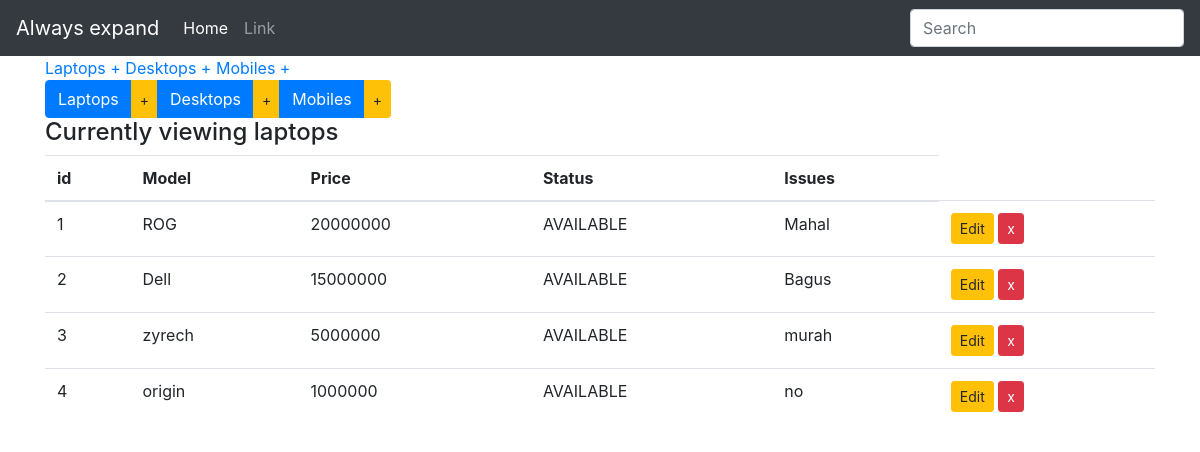
The app's page /display_laptops with its own data.
### inventory/models.py (models this page shows, shortened)
class Device(models.Model):
    type = models.CharField(max_length=100, blank =False)
    price = models.IntegerField()
    choices = (
        ('AVAILABLE','Item ready to be purchased'),
        ('SOLD', 'Item Sold'),
        ('Restocking' , 'Item restocking in few days')
    )
    status = models.CharField(max_length=10, choices = choices, default="SOLD")
    issues = models.CharField(max_length=100, default="No issues")
    class Meta:
        abstract = True

class Laptop(Device):
    pass

### inventory/views.py (the view)
# urls.py: url(r'^display_laptops$', display_laptops, name='display_laptops'),
def display_laptops(request):
    items = Laptop.objects.all()
    context = {
        'items': items,
        'header':'laptops'
    }
    return render(request, 'index.html', context)

### inventory/templates/index.html
{% extends 'base.html'%}
{% block body %}
    <div class="button-group">
        <a href="{% url 'display_laptops'%}" classs="btn" >Laptops</a>
        <a href="{% url 'add_laptop'%}" classs="btn btn-warning btn-sm" role="button">+</a>
        <a href="{% url 'display_desktops'%}" classs="btn btn-primary btn-md" role="button">Desktops</a>
        <a href="{% url 'add_desktop'%}" classs="btn btn-warning btn-sm" role="button">+</a>
        <a href="{% url 'display_mobiles'%}" classs="btn btn-primary btn-md" role="button">Mobiles</a>
        <a href="{% url 'add_mobile'%}" classs="btn btn-warning btn-sm" role="button">+</a>
    </div>
    <div class="btn-group">
      <button class="btn btn-primary btn-md">Laptops</button>
      <button class="btn btn-warning btn-sm">+</button>
              <button class="btn btn-primary btn-md">Desktops</button>
      <button class="btn btn-warning btn-sm">+</button>
              <button class="btn btn-primary btn-md">Mobiles</button>
      <button class="btn btn-warning btn-sm">+</button>
</div>
<h4>Currently viewing {{ header }}</h4>
<table class="table table-hover">
    <thead>
        <tr>
            <th>id</th>
            <th>Model</th>
            <th>Price</th>
            <th>Status</th>
            <th>Issues</th>
        </tr>
    </thead>
    <tbody>
    {% for item in items %}
        <tr>
            <td>{{ item.pk  }}</td>
            <td>{{  item.type  }}</td>
            <td>{{  item.price  }}</td>
            <td>{{  item.status  }}</td>
            <td>{{ item.issues }}</td>
                    {% if header|lower == "laptops" %}
            <td>
            <a href="{% url 'edit_laptop' item.pk %}" class="btn btn-warning btn-sm" role="button" aria-pressed="true" > Edit</a>
            <a href="{% url 'delete_laptop' item.pk%}" class="btn btn-danger btn-sm" role="button" aria-pressed="true" > x</a>
            </td>
        {% elif header|lower == "desktops" %}
            <td>
            <a href="{% url 'edit_desktop' item.pk %}" class="btn btn-warning btn-sm" role="button" aria-pressed="true" > Edit</a>
             <a href="{% url 'delete_desktop' item.pk%}" class="btn btn-danger btn-sm" role="button" aria-pressed="true" > x</a>
            </td>
        {% else %}
            <td>
            <a href="{% url 'edit_mobile' item.pk %}" class="btn btn-warning btn-sm" role="button" aria-pressed="true" > Edit</a>
            <a href="{% url 'delete_mobile' item.pk%}" class="btn btn-danger btn-sm" role="button" aria-pressed="true" > x</a>
            </td>
        {% endif %}
        </tr>
    {% endfor%}
    </tbody>
</table>
{% endblock %}

### inventory/templates/base.html (shortened to what this page needs)
<html>
<head>
</head>
{% load static%}
<link rel="stylesheet" href="{% static '/css/style.css'%}">
<link rel="stylesheet" href="{% static '/css/bootstrap.min.css'%}">
<body>
<nav class="navbar navbar-expand navbar-dark bg-dark">
      <a class="navbar-brand" hreadd_mobilef="#">Always expand</a>
      <div class="collapse navbar-collapse" id="navbarsExample02">
        <ul class="navbar-nav mr-auto">
          <li class="nav-item active">
            <a class="nav-link" href="#">Home <span class="sr-only">(current)</span></a>
          </li>
          <li class="nav-item">
            <a class="nav-link" href="#">Link</a>
          </li>
        </ul>
        <form class="form-inline my-2 my-md-0">
          <input class="form-control" type="text" placeholder="Search">
        </form>
      </div>
    </nav>
<div class="container">
    {% block body %}
    {% endblock%}
</div>
</body>
</html>

### records on screen
Laptop: pk "1", type "ROG", price "20000000", status "AVAILABLE", issues "Mahal"
Laptop: pk "2", type "Dell", price "15000000", status "AVAILABLE", issues "Bagus"
Laptop: pk "3", type "zyrech", price "5000000", status "AVAILABLE", issues "murah"
Laptop: pk "4", type "origin", price "1000000", status "AVAILABLE", issues "no"

### other values on screen
{{ header }} "laptops"
